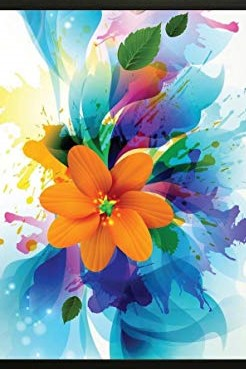
#> input picture image_to_sketch/flower.jpg, 246 x 369 px, found by its file name
$ jupyter execute sketch.ipynb   (shell and % lines are left out)
#> lines starting #> are read from the running program, lines starting #| are printed output that depends on the picture
<a href="https://colab.research.google.com/github/Anwesha-dash811/python-projects/blob/master/sketch.ipynb" target="_parent"></a>

[cell 1]
import imageio
import requests
import matplotlib.pyplot as plt
import IPython.display as dp

[cell 2]
img="flower.jpg"
source_img=imageio.imread(img)
#> source_img is the input picture: shape (369, 246, 3); mean R, G, B 142.5, 160.4, 160.5

[cell 3]
import numpy as np
def grayscaleimg(rgb):
  return np.dot(rgb[...,:3],[0.299,0.587,0.114])
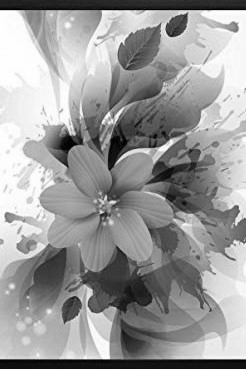
#> returned value: shape (369, 246) float64; min 0, max 255, mean 155

gryscl_img=grayscaleimg(source_img)

[cell 4]
inv_img=(255-gryscl_img)
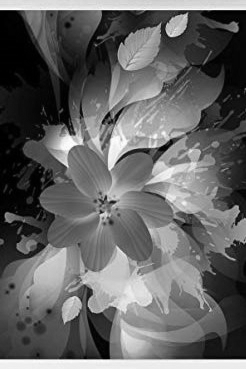
#> inv_img: shape (369, 246) float64; min 2.84e-14, max 255, mean 100
plt.imshow(inv_img)
#> (this line was passed over: IPython is not available in this run)

[cell 5]
import scipy.ndimage
blurred_img=scipy.ndimage.filters.gaussian_filter(inv_img,sigma=20)
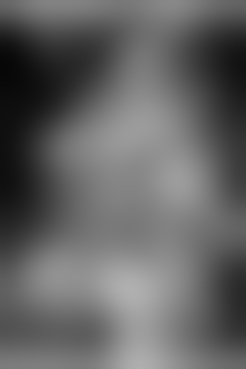
#> blurred_img: shape (369, 246) float64; min 7.11, max 176.1, mean 100
plt.imshow(blurred_img)
#> (this line was passed over: IPython is not available in this run)

[cell 6]
def dodging(blur_img,gryscl_img):
  resultant_dodge=blur_img*255/(255-gryscl_img)
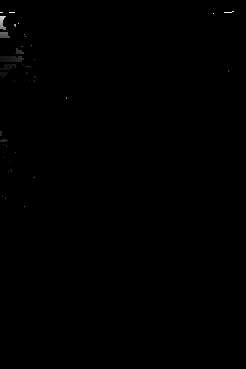
#> resultant_dodge: shape (369, 246) float64; min 53.59, max 8.68e+17, mean 1.17e+15; drawn with min black and max white
  resultant_dodge[resultant_dodge>255]=255
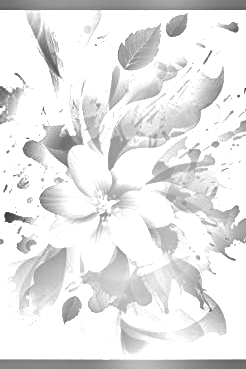
#> resultant_dodge: shape (369, 246) float64; min 53.59, max 255, mean 229.5
  resultant_dodge[gryscl_img==255]=255
  return resultant_dodge.astype('uint8')

[cell 7]
target_img= dodging(blurred_img,gryscl_img)

[cell 8]
import matplotlib.pyplot as plt
plt.imshow(target_img,cmap="gray")
#> (this line was passed over: IPython is not available in this run)

[cell 9]
plt.imsave('target_img.png',target_img,cmap='gray',vmin=0,vmax=255)

$ run again, with image_to_sketch/target_img (7).png saved as image_to_sketch/flower.jpg
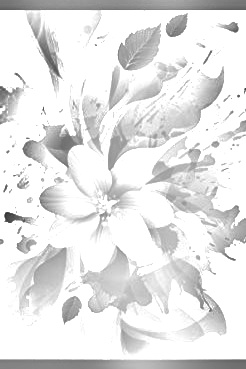
#> input picture image_to_sketch/target_img (7).png, 246 x 369 px, found by its file name
#> source_img is the input picture: shape (369, 246, 3); min 50, max 255, mean 229.1
#> `blurred_img=scipy.ndimage.filters.gaussian_filter(inv_img,sigma=20)`:
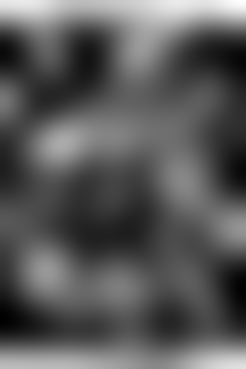
#> blurred_img: shape (369, 246) float64; min 7.36, max 59.93, mean 25.9; drawn with min black and max white
#> in dodging, `resultant_dodge[resultant_dodge>255]=255`:
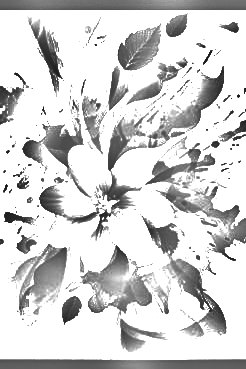
#> resultant_dodge: shape (369, 246) float64; min 19.16, max 255, mean 210.8
